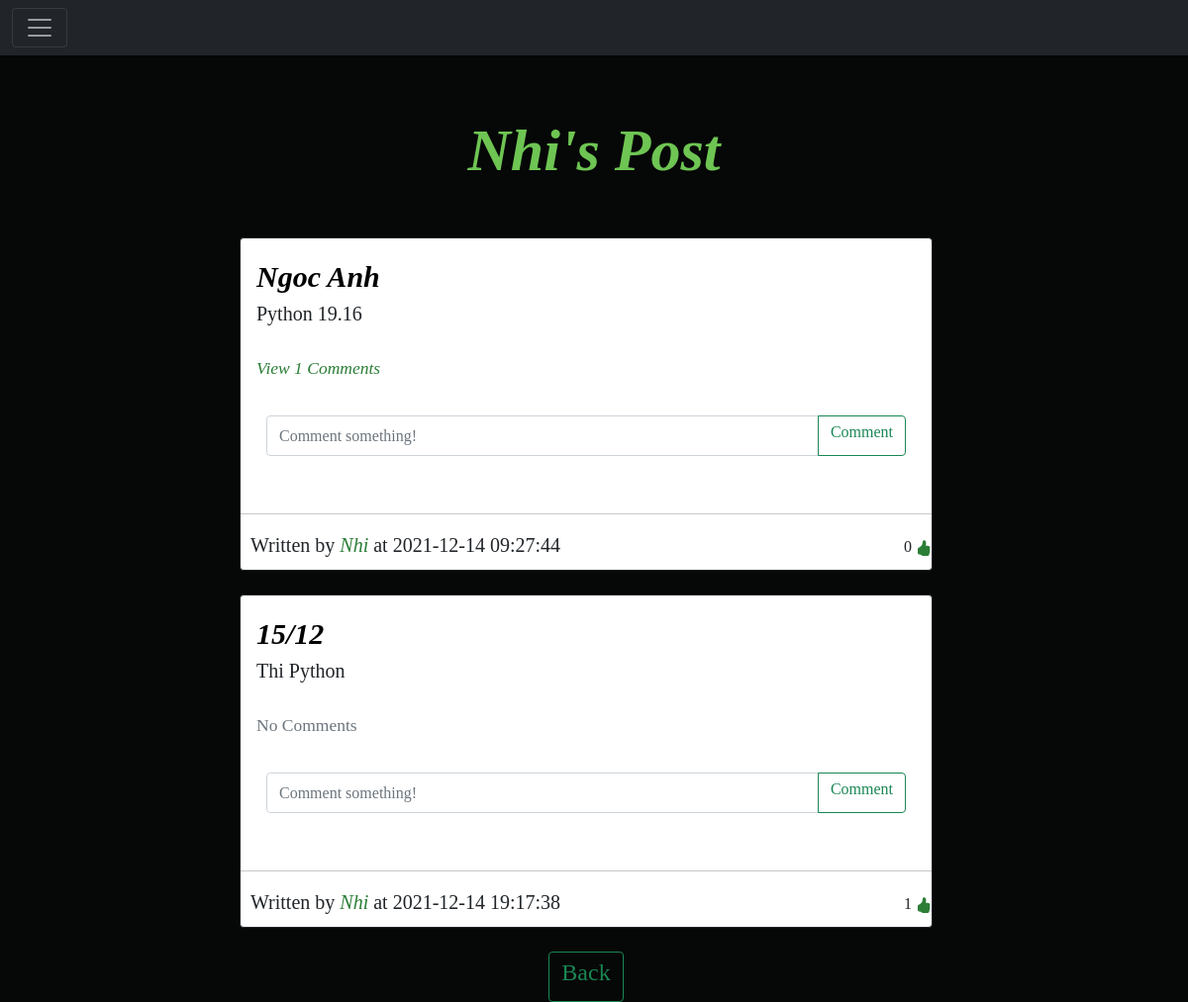
/posts/Nhi (signed in), run on an earlier commit of the app's database.
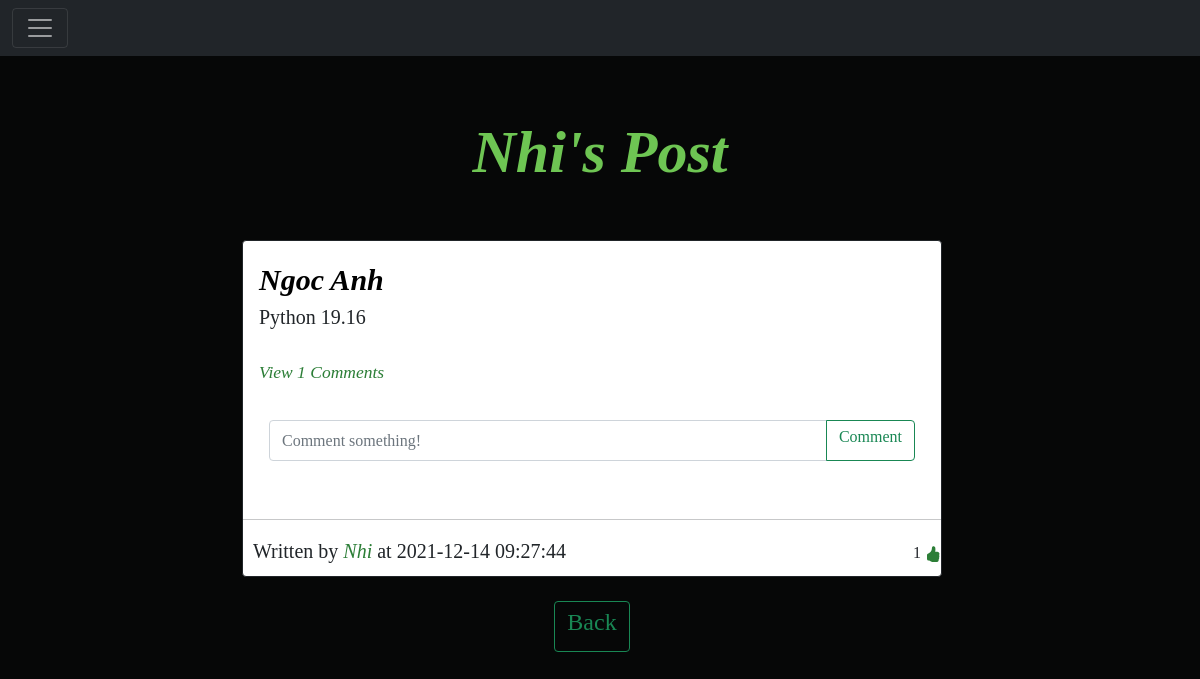
And on a later commit of the database.
### Website/models.py (models this page shows)
class Post(db.Model):
    id = db.Column(db.Integer, primary_key=True)
    title = db.Column(db.Text, nullable=False)
    text = db.Column(db.Text, nullable=False)
    date_created = db.Column(db.DateTime(timezone=True), default=func.now())
    author = db.Column(db.Integer, db.ForeignKey(
        'user.id', ondelete="CASCADE"), nullable=False)
    comments = db.relationship('Comment', backref='post', passive_deletes=True)
    likes = db.relationship('Like', backref='post', passive_deletes=True)

class User(db.Model, UserMixin):
    id = db.Column(db.Integer, primary_key=True)
    email = db.Column(db.String(150), unique=True)
    username = db.Column(db.String(150), unique=True)
    password = db.Column(db.String(150))
    date_created = db.Column(db.DateTime(timezone=True), default=func.now())
    posts = db.relationship('Post', backref='user', passive_deletes=True)
    comments = db.relationship('Comment', backref='user', passive_deletes=True)
    likes = db.relationship('Like', backref='user', passive_deletes=True)
    followed = db.relationship('Follow', foreign_keys=[Follow.follower_id], backref=db.backref('follower', lazy='joined'), lazy=True, cascade='all, delete-orphan')
    followers = db.relationship('Follow', foreign_keys=[Follow.followed_id], backref=db.backref('followed', lazy='joined'), lazy=True, cascade='all, delete-orphan')

### Website/views.py (the view)
@views.route("/posts/<username>")
@login_required
def posts(username):
    user = User.query.filter_by(username=username).first()
    if not user:
        return redirect(url_for('views.home'))
    posts = user.posts
    return render_template("posts.html", user=current_user, posts=posts, username=username)

### Website/__init__.py (called while the page is built)
def create_app():
    app = Flask(__name__)
    app.config['SECRET_KEY'] = "helloworld"
    app.config['SQLALCHEMY_DATABASE_URI'] = f'sqlite:///{DB_NAME}'
    db.init_app(app)
    from .views import views
    from .auth import auth
    app.register_blueprint(views, url_prefix="/")
    app.register_blueprint(auth, url_prefix="/")
    from .models import User, Post, Comment,Like,Follow
    create_database(app)
    login_manager = LoginManager()
    login_manager.login_view = "auth.login"
    login_manager.init_app(app)
    @login_manager.user_loader
    def load_user(id):
        return User.query.get(int(id))
    return app

### Website/templates/posts.html (shortened to what this page needs)
{% extends "posts_div.html" %}
 {% block header %} {{username}}'s Post {% endblock %}
 {% block footer %}
    <div align="center">
      <a href="/home">
          <button type="button" class="btn btn-outline-success"><h4>Back</h4></button>
        </a>
    </div>
    {% endblock %}

### Website/templates/posts_div.html (shortened to what this page needs)
{% extends "base.html" %} {% block title %}Home{% endblock %}
{% block content%}
  <h1 align="center">{% block header %}Posts{% endblock %}</h1>
  <br>
  <div  class="posts">
    {% for post in posts %}
    <div class="card border-dark">
      <div class="card-body">
        <div class="card-text">
          <a class="post-title" href="/post/{{post.id}}">{{post.title}}</a>
          <p class="post-test">{{post.text}}</p>
        </div>
        <br />
        <p class="card-text">
          {% if post.comments|length > 0 %}
          <a data-bs-toggle="collapse" href="#comments-{{post.id}}" role="button">
            <small>View {{post.comments|length}} Comments</small>
          </a>
          {% else %}
          <small class="text-muted">No Comments</small>
          {% endif %}
        </p>
        <br>
        <form
          class="input-group mb-3"
          method="POST"
          action="/create-comment/{{post.id}}"
        >
          <input
            type="text"
            id="text"
            name="text"
            class="form-control"
            placeholder="Comment something!"
          />
          <button class="btn btn-outline-success" type="submit"><h6>Comment</h6></button>
        </form>
      </div>
      <hr>
      <div class="item">
        <div class="d-flex align-items-center justify-content-between">
          <p>Written by <a list-style = "none" class="" href="/profile/{{post.user.username}}"> {{post.user.username}}</a> at {{post.date_created}}</p>
          <div>
            {{ post.likes|length }}
              {% if user.id in post.likes|map(attribute="author")|list %}
              <a href="/like-post/{{post.id}}">
                <svg xmlns="http://www.w3.org/2000/svg" width="16" height="16" fill="currentColor" class="bi bi-hand-thumbs-up" viewBox="0 0 16 16">
                  <path d="M8.864.046C7.908-.193 7.02.53 6.956 1.466c-.072 1.051-.23 2.016-.428 2.59-.125.36-.479 1.013-1.04 1.639-.557.623-1.282 1.178-2.131 1.41C2.685 7.288 2 7.87 2 8.72v4.001c0 .845.682 1.464 1.448 1.545 1.07.114 1.564.415 2.068.723l.048.03c.272.165.578.348.97.484.397.136.861.217 1.466.217h3.5c.937 0 1.599-.477 1.934-1.064a1.86 1.86 0 0 0 .254-.912c0-.152-.023-.312-.077-.464.201-.263.38-.578.488-.901.11-.33.172-.762.004-1.149.069-.13.12-.269.159-.403.077-.27.113-.568.113-.857 0-.288-.036-.585-.113-.856a2.144 2.144 0 0 0-.138-.362 1.9 1.9 0 0 0 .234-1.734c-.206-.592-.682-1.1-1.2-1.272-.847-.282-1.803-.276-2.516-.211a9.84 9.84 0 0 0-.443.05 9.365 9.365 0 0 0-.062-4.509A1.38 1.38 0 0 0 9.125.111L8.864.046zM11.5 14.721H8c-.51 0-.863-.069-1.14-.164-.281-.097-.506-.228-.776-.393l-.04-.024c-.555-.339-1.198-.731-2.49-.868-.333-.036-.554-.29-.554-.55V8.72c0-.254.226-.543.62-.65 1.095-.3 1.977-.996 2.614-1.708.635-.71 1.064-1.475 1.238-1.978.243-.7.407-1.768.482-2.85.025-.362.36-.594.667-.518l.262.066c.16.04.258.143.288.255a8.34 8.34 0 0 1-.145 4.725.5.5 0 0 0 .595.644l.003-.001.014-.003.058-.014a8.908 8.908 0 0 1 1.036-.157c.663-.06 1.457-.054 2.11.164.175.058.45.3.57.65.107.308.087.67-.266 1.022l-.353.353.353.354c.043.043.105.141.154.315.048.167.075.37.075.581 0 .212-.027.414-.075.582-.05.174-.111.272-.154.315l-.353.353.353.354c.047.047.109.177.005.488a2.224 2.224 0 0 1-.505.805l-.353.353.353.354c.006.005.041.05.041.17a.866.866 0 0 1-.121.416c-.165.288-.503.56-1.066.56z"/>
                </svg>
            </a>
              {% else %}
              <a href="/like-post/{{post.id}}">
               </a>
              {% endif %}
          </div>
    </div>
    </div>
      </div>
    <br/>
    {% endfor %}
    {% block footer %}
  {% endblock %}
  </div>
   {% endblock %}

What changed in the data, as far as the page shows it:
no longer on this page (row edited): Post: title "15/12", text "Thi Python", shows "No Comments", user.username "Nhi", date_created "2021-12-14 19:17:38", likes|length "1"
computed for Post "Ngoc Anh": likes|length "0" → "1"
